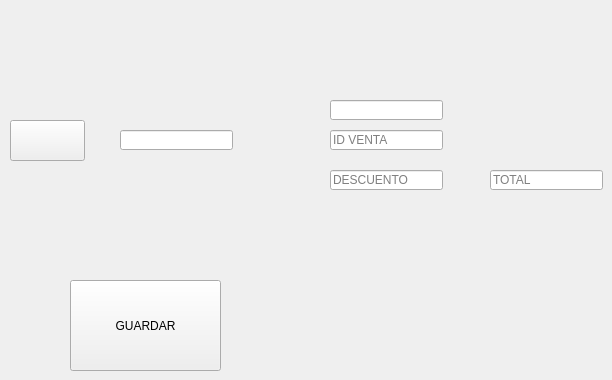
              <widget class="QWidget" name="editarp_5">
               <attribute name="title">
                <string>EDITAR DETALLE</string>
               </attribute>
               <widget class="QPushButton" name="buscardbtn2">
                <property name="geometry">
                 <rect>
                  <x>10</x>
                  <y>120</y>
                  <width>75</width>
                  <height>41</height>
                 </rect>
                </property>
                <property name="text">
                 <string/>
                </property>
                <property name="icon">
                 <iconset>
                  <normaloff>../IMAGES/buscar.png</normaloff>../IMAGES/buscar.png</iconset>
                </property>
                <property name="iconSize">
                 <size>
                  <width>40</width>
                  <height>40</height>
                 </size>
                </property>
               </widget>
               <widget class="QPushButton" name="guardardbtn2">
                <property name="geometry">
                 <rect>
                  <x>70</x>
                  <y>280</y>
                  <width>151</width>
                  <height>91</height>
                 </rect>
                </property>
                <property name="text">
                 <string>GUARDAR</string>
                </property>
               </widget>
               <widget class="QLineEdit" name="buscard2">
                <property name="geometry">
                 <rect>
                  <x>120</x>
                  <y>130</y>
                  <width>113</width>
                  <height>20</height>
                 </rect>
                </property>
               </widget>
               <widget class="QLineEdit" name="totald2">
                <property name="geometry">
                 <rect>
                  <x>490</x>
                  <y>170</y>
                  <width>113</width>
                  <height>20</height>
                 </rect>
                </property>
                <property name="placeholderText">
                 <string>TOTAL</string>
                </property>
               </widget>
               <widget class="QLineEdit" name="iddetalle2">
                <property name="geometry">
                 <rect>
                  <x>330</x>
                  <y>100</y>
                  <width>113</width>
                  <height>20</height>
                 </rect>
                </property>
                <property name="text">
                 <string/>
                </property>
               </widget>
               <widget class="QLineEdit" name="idventad2">
                <property name="geometry">
                 <rect>
                  <x>330</x>
                  <y>130</y>
                  <width>113</width>
                  <height>20</height>
                 </rect>
                </property>
                <property name="placeholderText">
                 <string>ID VENTA</string>
                </property>
               </widget>
               <widget class="QLineEdit" name="descuentod2">
                <property name="geometry">
                 <rect>
                  <x>330</x>
                  <y>170</y>
                  <width>113</width>
                  <height>20</height>
                 </rect>
                </property>
                <property name="text">
                 <string/>
                </property>
                <property name="placeholderText">
                 <string>DESCUENTO</string>
                </property>
               </widget>
              </widget>
